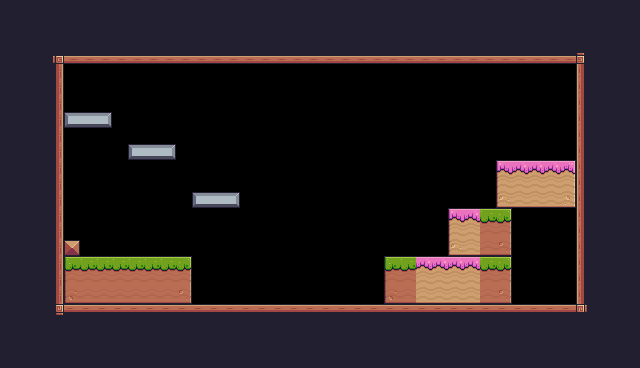

Rendered tile map (Tiled .tmx) drawn with the repository's tilesets; below, a short description and the full map source, tile grids included:
An orthogonal 40x23 tile map with 16x16 px tiles, 1 tile layer (background) and 19 objects (3x Fruit, 3x platform, player, Saw, Checkpoint, ...).

<map version="1.10" tiledversion="1.12.0" orientation="orthogonal" renderorder="right-down" width="40" height="23" tilewidth="16" tileheight="16" infinite="0" nextlayerid="4" nextobjectid="36">
 <tileset firstgid="1" source="Pixel Adventure.tsx" />
 <layer id="1" name="background" width="40" height="23">
  <properties>
   <property name="BackgroundColor" value="Blue" />
  </properties>
  <data encoding="csv">
24,24,24,24,24,24,24,24,24,24,24,24,24,24,24,24,24,24,24,24,24,24,24,24,24,24,24,24,24,24,24,24,24,24,24,24,24,24,24,24,
24,24,24,24,24,24,24,24,24,24,24,24,24,24,24,24,24,24,24,24,24,24,24,24,24,24,24,24,24,24,24,24,24,24,24,24,24,24,24,24,
24,24,24,24,24,24,24,24,24,24,24,24,24,24,24,24,24,24,24,24,24,24,24,24,24,24,24,24,24,24,24,24,24,24,24,24,24,24,24,24,
24,24,24,92,134,134,134,134,134,134,134,134,134,134,134,134,134,134,134,134,134,134,134,134,134,134,134,134,134,134,134,134,134,134,134,134,93,24,24,24,
24,24,24,113,0,0,0,0,0,0,0,0,0,0,0,0,0,0,0,0,0,0,0,0,0,0,0,0,0,0,0,0,0,0,0,0,111,24,24,24,
24,24,24,113,0,0,0,0,0,0,0,0,0,0,0,0,0,0,0,0,0,0,0,0,0,0,0,0,0,0,0,0,0,0,0,0,111,24,24,24,
24,24,24,113,0,0,0,0,0,0,0,0,0,0,0,0,0,0,0,0,0,0,0,0,0,0,0,0,0,0,0,0,0,0,0,0,111,24,24,24,
24,24,24,113,101,102,103,0,0,0,0,0,0,0,0,0,0,0,0,0,0,0,0,0,0,0,0,0,0,0,0,0,0,0,0,0,111,24,24,24,
24,24,24,113,0,0,0,0,0,0,0,0,0,0,0,0,0,0,0,0,0,0,0,0,0,0,0,0,0,0,0,0,0,0,0,0,111,24,24,24,
24,24,24,113,0,0,0,0,101,102,103,0,0,0,0,0,0,0,0,0,0,0,0,0,0,0,0,0,0,0,0,0,0,0,0,0,111,24,24,24,
24,24,24,113,0,0,0,0,0,0,0,0,0,0,0,0,0,0,0,0,0,0,0,0,0,0,0,0,0,0,0,183,184,184,184,185,111,24,24,24,
24,24,24,113,0,0,0,0,0,0,0,0,0,0,0,0,0,0,0,0,0,0,0,0,0,0,0,0,0,0,0,205,206,206,206,207,111,24,24,24,
24,24,24,113,0,0,0,0,0,0,0,0,101,102,103,0,0,0,0,0,0,0,0,0,0,0,0,0,0,0,0,227,228,228,228,229,111,24,24,24,
24,24,24,113,0,0,0,0,0,0,0,0,0,0,0,0,0,0,0,0,0,0,0,0,0,0,0,0,183,184,8,9,0,0,0,0,111,24,24,24,
24,24,24,113,0,0,0,0,0,0,0,0,0,0,0,0,0,0,0,0,0,0,0,0,0,0,0,0,205,206,30,31,0,0,0,0,111,24,24,24,
24,24,24,113,35,0,0,0,0,0,0,0,0,0,0,0,0,0,0,0,0,0,0,0,0,0,0,0,227,228,52,53,0,0,0,0,111,24,24,24,
24,24,24,113,7,8,8,8,8,8,8,9,0,0,0,0,0,0,0,0,0,0,0,0,7,8,184,184,184,184,8,9,0,0,0,0,111,24,24,24,
24,24,24,113,29,30,30,30,30,30,30,31,0,0,0,0,0,0,0,0,0,0,0,0,29,30,206,206,206,206,30,31,0,0,0,0,111,24,24,24,
24,24,24,113,51,52,52,52,52,52,52,53,0,0,0,0,0,0,0,0,0,0,0,0,51,52,228,228,228,228,52,53,0,0,0,0,111,24,24,24,
24,24,24,114,90,90,90,90,90,90,90,90,90,90,90,90,90,90,90,90,90,90,90,90,90,90,90,90,90,90,90,90,90,90,90,90,115,24,24,24,
24,24,24,24,24,24,24,24,24,24,24,24,24,24,24,24,24,24,24,24,24,24,24,24,24,24,24,24,24,24,24,24,24,24,24,24,24,24,24,24,
24,24,24,24,24,24,24,24,24,24,24,24,24,24,24,24,24,24,24,24,24,24,24,24,24,24,24,24,24,24,24,24,24,24,24,24,24,24,24,24,
24,24,24,24,24,24,24,24,24,24,24,24,24,24,24,24,24,24,24,24,24,24,24,24,24,24,24,24,24,24,24,24,24,24,24,24,24,24,24,24
</data>
 </layer>
 <objectgroup id="2" name="spawn_points">
  <object id="1" name="player" type="player" x="160" y="224" width="32" height="32" />
  <object id="22" name="Apple" type="Fruit" x="80" y="80" width="32" height="32" />
  <object id="23" name="Bananas" type="Fruit" x="144" y="112" width="32" height="32" />
  <object id="24" name="Cherries" type="Fruit" x="208" y="144" width="32" height="32" />
  <object id="32" name="Saw" type="Saw" x="272" y="112" width="32" height="32">
   <properties>
    <property name="isVertical" type="bool" value="true" />
    <property name="offNeg" type="float" value="3" />
    <property name="offPos" type="float" value="5" />
   </properties>
  </object>
  <object id="34" name="Checkpoint" type="Checkpoint" x="496" y="96" width="64" height="64" />
  <object id="35" name="Chicken" type="Chicken" x="288" y="272" width="32" height="32">
   <properties>
    <property name="offNeg" type="float" value="7" />
    <property name="offPos" type="float" value="5" />
   </properties>
  </object>
 </objectgroup>
 <objectgroup id="3" name="collisions">
  <object id="5" x="48" y="48" width="16" height="272" />
  <object id="6" x="64" y="48" width="528" height="16" />
  <object id="7" x="576" y="64" width="16" height="256" />
  <object id="10" x="64" y="304" width="512" height="16" />
  <object id="11" x="64" y="240" width="16" height="16" />
  <object id="12" x="64" y="256" width="128" height="48" />
  <object id="13" x="384" y="256" width="128" height="48" />
  <object id="14" x="448" y="208" width="64" height="48" />
  <object id="15" x="496" y="160" width="80" height="48" />
  <object id="19" type="platform" x="192" y="192" width="48" height="16" />
  <object id="20" type="platform" x="128" y="144" width="48" height="16" />
  <object id="21" type="platform" x="64" y="112" width="48" height="16" />
 </objectgroup>
</map>
